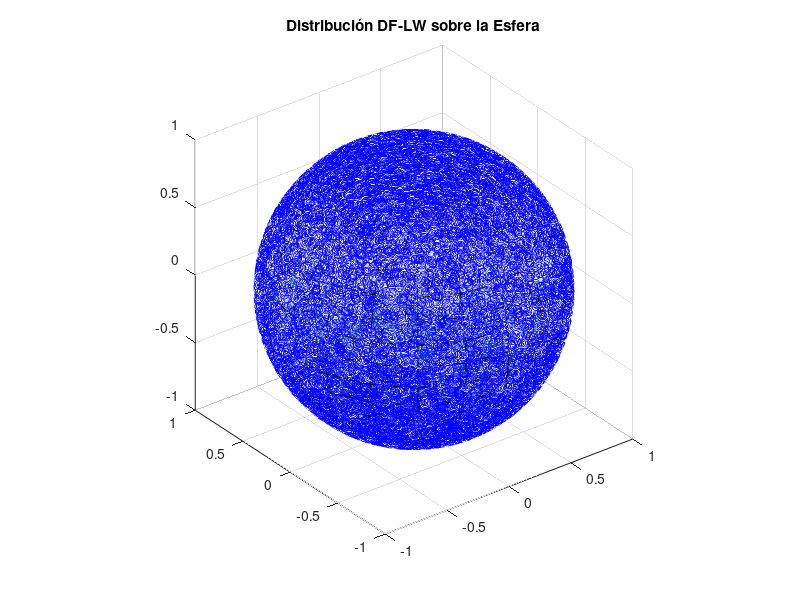

Write MATLAB code to recreate this figure.
%------------------------------------------------------------------------------------------------
%GENERACIÓN DE UNA VARIABLE ALEATORIA SEGÚN LA DISTRIBUCIÓN DIMROTH-WATSON (DW)
%USANDO EL METODO DE LW
%-----------------------------------------------------------------------------------------------

clear all

gamma = 3; % Parámetro de concentración, puede ser cualquier valor de R
n = 25000; % Número de muestras a generar

X=[]; %Inicializamos un vector vacío donde guardaremos las muestras
phi=[];

if gamma >0  % Bipolar
    rho = (4*gamma) / (2*gamma + 3 + sqrt((2*gamma + 3)^2 - 16*gamma));
    r = (3*rho/(2*gamma))^3 * exp(-3 + 2*gamma/rho);
    while length(X)< n
        U1=rand(n,1); U2=rand(n,1);
        S0= U1.^2./(1-rho*(1-U1.^2)); 
        V=r*U2.^2./((1-rho*S0).^3);

        S1= S0(V<=exp(2.*S0*gamma));%Criterio de aceptación-rechazo
        theta= acos(sqrt(S1));
        U3=rand(length(S1),1);
        X1= cos(pi-theta);
        X1 = X1.*((U3<1/2)-(U3>=1/2)); %Simetria respecto al ecuador
        phi0 = 4*pi.*U3.*(U3<1/2)+2*pi.*(2.*U3-1);
        X = [X; X1]; % Añadir las muestras aceptadas al conjunto X
        phi=[phi; phi0]; 
    end
    phi=phi(1:n);

else %Girdle
     b=exp(2*gamma)-1;
        while length(X) < n
        U1= rand(n,1); U2= rand(n,1);
        V=log(1+U1*b)/gamma;
        xi=2*pi*U2;
        c=cos(xi);
        S1=V.*c.^2;      S2=V-S1;

        Aux=logical((S1<=1).*(S2<=1)); %Criterio de aceptación-rechazo
        S1=S1(Aux);      S2=S2(Aux);
        X1=sqrt(V).*c;   X2=sin(xi);
        X3=[X1(Aux);X2(Aux)];
        X=[X;X3(:)]; % Añadir las muestras aceptadas al conjunto X
        end
    phi=2*pi*rand(n,1);

end
%Corresponde al cos(polar)
% Asegurar que solo tenemos exactamente n muestras
X = X(1:n);

%Construimos el vector final Y
sx=sqrt(1-X.^2); %Corresponde al sin(polar)
Y=[cos(phi).*sx,sin(phi).*sx,X];

 % Graficar las muestras en una esfera (S_{2})
    figure;
    x=Y(:,1); y=Y(:,2); z=Y(:,3); 
    plot3(x,y,z,'bo')
    title('Distribución DF-LW sobre la Esfera')
    hold on
    [x2,y2,z2] = sphere;
    obj= surf(x2,y2,z2);
    set(obj,'FaceAlpha',0.2)
    axis equal;
    grid on;
    hold off
    %print(gcf, 'DW-LW16', '-dpng', '-r300')